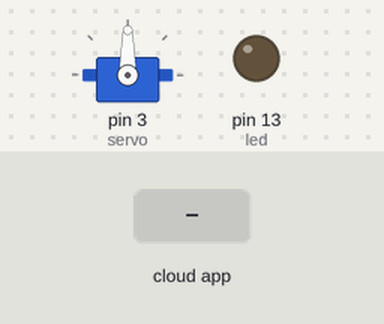
This sketch was run on a simulated Arduino Uno, built with avr-gcc and run on an emulated ATmega328P. On the bench: servo, output pins drawn as LEDs (lit = HIGH). Inputs (shaded band) come from the test bench. The ROS host is connected and sends only what is stated.

Above: at 1.2 s.
1.3 s: the phone or cloud app sets servo to 0
At 2.5 s:
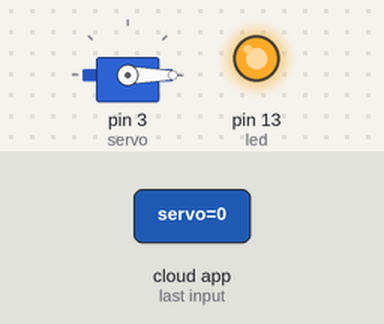
2.8 s: the phone or cloud app sets servo to 45
At 3.8 s:
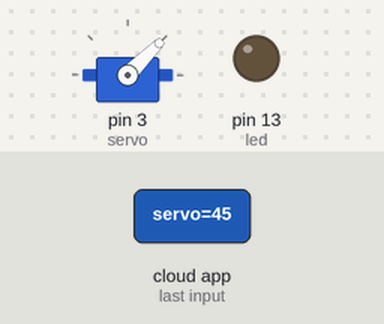
4.3 s: the phone or cloud app sets servo to 90
At 4.9 s:
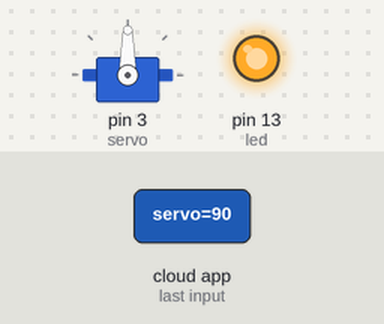
5.8 s: the phone or cloud app sets servo to 180
At 7.0 s:
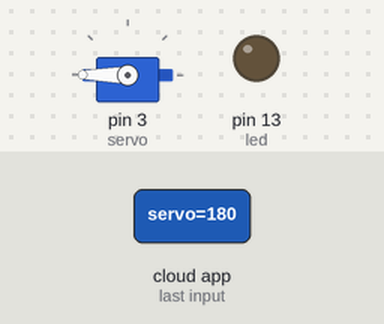
7.3 s: the phone or cloud app sets servo to 45
At 8.4 s:
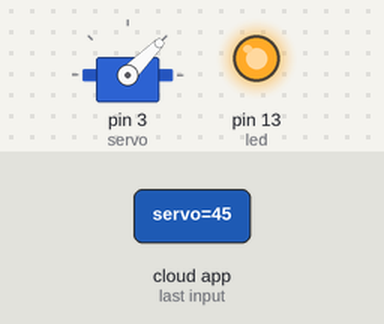
8.8 s: the phone or cloud app sets servo to 0
At 9.5 s:
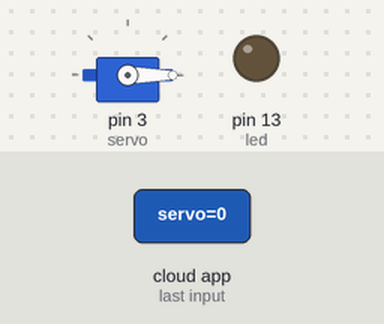
Timing chart, 0 to 11.3 s (numbered marks = the images above; inputs shaded):
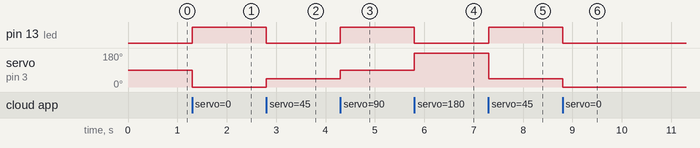

Measured:
- after the input at 1.3 s, pin 13 (led): LOW → HIGH at once; servo on pin 3 (servo): 90° → 0° at once
- after the input at 2.8 s, pin 13 (led): HIGH → LOW at once; servo on pin 3 (servo): 0° → 45° at once
- after the input at 4.3 s, pin 13 (led): LOW → HIGH at once; servo on pin 3 (servo): 45° → 90° at once
- after the input at 5.8 s, pin 13 (led): HIGH → LOW at once; servo on pin 3 (servo): 90° → 180° at once
- after the input at 7.3 s, pin 13 (led): LOW → HIGH at once; servo on pin 3 (servo): 180° → 45° at once
- after the input at 8.8 s, pin 13 (led): HIGH → LOW at once; servo on pin 3 (servo): 45° → 0° at once

The sketch:

servo_control.ino
```cpp
// ---------------------- Arduino headers --------------------------
#if (ARDUINO >= 100)
 #include <Arduino.h>
#else
 #include <WProgram.h>
#endif
#include <Servo.h>
// ---------------------- ROS Headers ------------------------------

#include <ros.h>
#include <std_msgs/UInt16.h>

// ---------------------- Global declarations -----------------------
ros::NodeHandle  nh;
Servo servo;

// ----------------------- FUNCTION DECLARATIONS --------------------

/**
 * Servo callback to move the servo to a given position
 *
 * @param cmd_msg Standard message of type unsigned int16 which
 * contains the desired angular position.
 */
void servo_cb( const std_msgs::UInt16& cmd_msg)
{
  servo.write(cmd_msg.data); //set servo angle
  digitalWrite(13, HIGH-digitalRead(13));  //toggle led
}

// Definition of the subscriber
ros::Subscriber<std_msgs::UInt16> sub("/servo", servo_cb);


// ----------------------- MAIN PROGRAM -------------------------
void setup(){
  pinMode(13, OUTPUT);

  // Begin communication and subscribe to /servo
  nh.initNode();
  nh.subscribe(sub);

  //attach pin to servo
  servo.attach(3);
}

void loop(){
  nh.spinOnce();
  delay(1);
}
```
